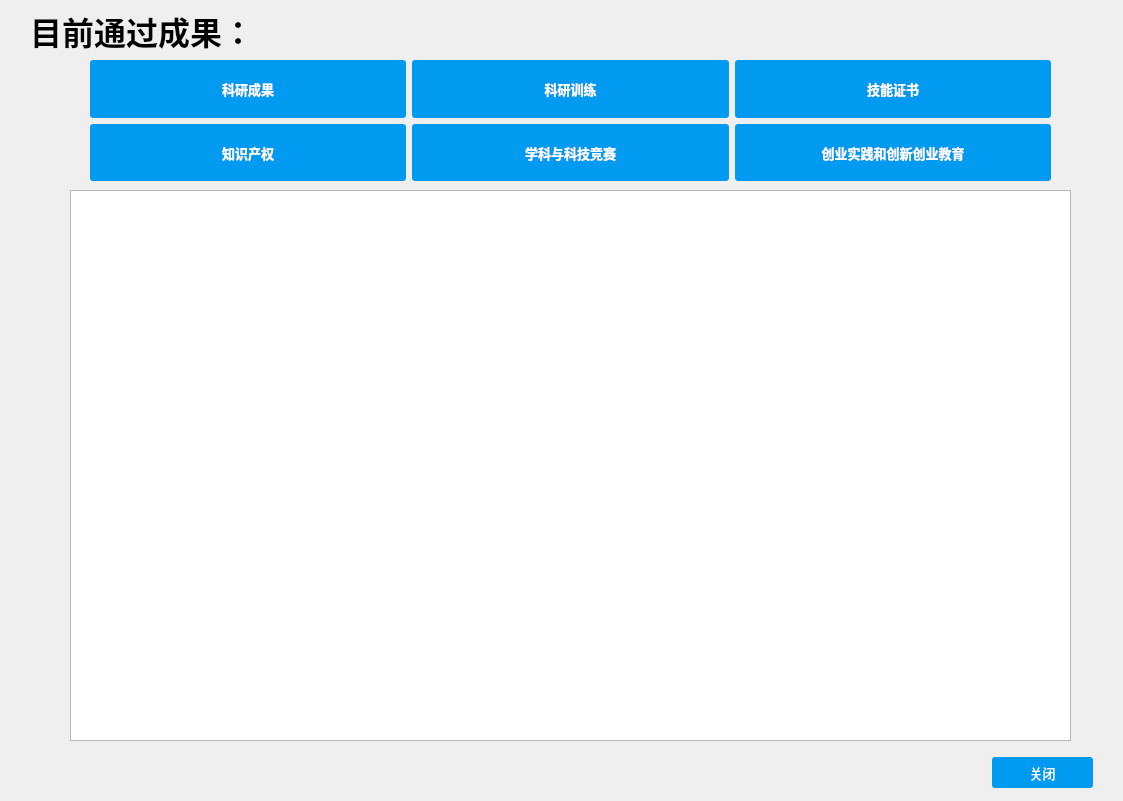
<?xml version="1.0" encoding="UTF-8"?>
<ui version="4.0">
 <class>Look</class>
 <widget class="QDialog" name="Look">
  <property name="geometry">
   <rect>
    <x>0</x>
    <y>0</y>
    <width>1123</width>
    <height>801</height>
   </rect>
  </property>
  <property name="windowTitle">
   <string>Dialog</string>
  </property>
  <widget class="QTableWidget" name="tableWidget">
   <property name="geometry">
    <rect>
     <x>70</x>
     <y>190</y>
     <width>1001</width>
     <height>551</height>
    </rect>
   </property>
  </widget>
  <widget class="QLabel" name="label">
   <property name="geometry">
    <rect>
     <x>30</x>
     <y>10</y>
     <width>321</width>
     <height>41</height>
    </rect>
   </property>
   <property name="font">
    <font>
     <family>Arial</family>
     <pointsize>24</pointsize>
     <weight>75</weight>
     <bold>true</bold>
    </font>
   </property>
   <property name="text">
    <string>目前通过成果：</string>
   </property>
  </widget>
  <widget class="QPushButton" name="pushButton">
   <property name="geometry">
    <rect>
     <x>992</x>
     <y>757</y>
     <width>101</width>
     <height>31</height>
    </rect>
   </property>
   <property name="font">
    <font>
     <family>Arial</family>
     <pointsize>10</pointsize>
    </font>
   </property>
   <property name="styleSheet">
    <string notr="true">QPushButton { background-color: rgb(0, 155, 240); border-radius: 3px; color: rgb(255, 255, 255); } QPushButton:hover { background-color: rgb(245, 69, 255); }</string>
   </property>
   <property name="text">
    <string>关闭</string>
   </property>
  </widget>
  <widget class="QWidget" name="horizontalLayoutWidget">
   <property name="geometry">
    <rect>
     <x>90</x>
     <y>60</y>
     <width>961</width>
     <height>121</height>
    </rect>
   </property>
   <layout class="QHBoxLayout" name="horizontalLayout">
    <item>
     <layout class="QVBoxLayout" name="verticalLayout_2">
      <item>
       <widget class="QPushButton" name="pushButton_10">
        <property name="sizePolicy">
         <sizepolicy hsizetype="Minimum" vsizetype="Minimum">
          <horstretch>0</horstretch>
          <verstretch>0</verstretch>
         </sizepolicy>
        </property>
        <property name="font">
         <font>
          <family>Arial</family>
          <pointsize>10</pointsize>
          <weight>75</weight>
          <bold>true</bold>
         </font>
        </property>
        <property name="styleSheet">
         <string notr="true">QPushButton { background-color: rgb(0, 155, 240); border-radius: 3px; color: rgb(255, 255, 255); } QPushButton:hover { background-color: rgb(245, 69, 255); }</string>
        </property>
        <property name="text">
         <string>科研成果</string>
        </property>
       </widget>
      </item>
      <item>
       <widget class="QPushButton" name="pushButton_2">
        <property name="sizePolicy">
         <sizepolicy hsizetype="Minimum" vsizetype="Minimum">
          <horstretch>0</horstretch>
          <verstretch>0</verstretch>
         </sizepolicy>
        </property>
        <property name="font">
         <font>
          <family>Arial</family>
          <pointsize>10</pointsize>
          <weight>75</weight>
          <bold>true</bold>
         </font>
        </property>
        <property name="styleSheet">
         <string notr="true">QPushButton { background-color: rgb(0, 155, 240); border-radius: 3px; color: rgb(255, 255, 255); } QPushButton:hover { background-color: rgb(245, 69, 255); }</string>
        </property>
        <property name="text">
         <string>知识产权</string>
        </property>
       </widget>
      </item>
     </layout>
    </item>
    <item>
     <layout class="QVBoxLayout" name="verticalLayout_3">
      <item>
       <widget class="QPushButton" name="pushButton_3">
        <property name="sizePolicy">
         <sizepolicy hsizetype="Minimum" vsizetype="Minimum">
          <horstretch>0</horstretch>
          <verstretch>0</verstretch>
         </sizepolicy>
        </property>
        <property name="font">
         <font>
          <family>Arial</family>
          <pointsize>10</pointsize>
          <weight>75</weight>
          <bold>true</bold>
         </font>
        </property>
        <property name="styleSheet">
         <string notr="true">QPushButton { background-color: rgb(0, 155, 240); border-radius: 3px; color: rgb(255, 255, 255); } QPushButton:hover { background-color: rgb(245, 69, 255); }</string>
        </property>
        <property name="text">
         <string>科研训练</string>
        </property>
       </widget>
      </item>
      <item>
       <widget class="QPushButton" name="pushButton_4">
        <property name="sizePolicy">
         <sizepolicy hsizetype="Minimum" vsizetype="Minimum">
          <horstretch>0</horstretch>
          <verstretch>0</verstretch>
         </sizepolicy>
        </property>
        <property name="font">
         <font>
          <family>Arial</family>
          <pointsize>10</pointsize>
          <weight>75</weight>
          <bold>true</bold>
         </font>
        </property>
        <property name="styleSheet">
         <string notr="true">QPushButton { background-color: rgb(0, 155, 240); border-radius: 3px; color: rgb(255, 255, 255); } QPushButton:hover { background-color: rgb(245, 69, 255); }</string>
        </property>
        <property name="text">
         <string>学科与科技竞赛</string>
        </property>
       </widget>
      </item>
     </layout>
    </item>
    <item>
     <layout class="QVBoxLayout" name="verticalLayout">
      <item>
       <widget class="QPushButton" name="pushButton_5">
        <property name="sizePolicy">
         <sizepolicy hsizetype="Minimum" vsizetype="Minimum">
          <horstretch>0</horstretch>
          <verstretch>0</verstretch>
         </sizepolicy>
        </property>
        <property name="font">
         <font>
          <family>Arial</family>
          <pointsize>10</pointsize>
          <weight>75</weight>
          <bold>true</bold>
         </font>
        </property>
        <property name="styleSheet">
         <string notr="true">QPushButton { background-color: rgb(0, 155, 240); border-radius: 3px; color: rgb(255, 255, 255); } QPushButton:hover { background-color: rgb(245, 69, 255); }</string>
        </property>
        <property name="text">
         <string>技能证书</string>
        </property>
       </widget>
      </item>
      <item>
       <widget class="QPushButton" name="pushButton_6">
        <property name="sizePolicy">
         <sizepolicy hsizetype="Minimum" vsizetype="Minimum">
          <horstretch>0</horstretch>
          <verstretch>0</verstretch>
         </sizepolicy>
        </property>
        <property name="font">
         <font>
          <family>Arial</family>
          <pointsize>10</pointsize>
          <weight>75</weight>
          <bold>true</bold>
         </font>
        </property>
        <property name="styleSheet">
         <string notr="true">QPushButton { background-color: rgb(0, 155, 240); border-radius: 3px; color: rgb(255, 255, 255); } QPushButton:hover { background-color: rgb(245, 69, 255); }</string>
        </property>
        <property name="text">
         <string>创业实践和创新创业教育</string>
        </property>
       </widget>
      </item>
     </layout>
    </item>
   </layout>
  </widget>
 </widget>
 <resources/>
 <connections/>
</ui>
